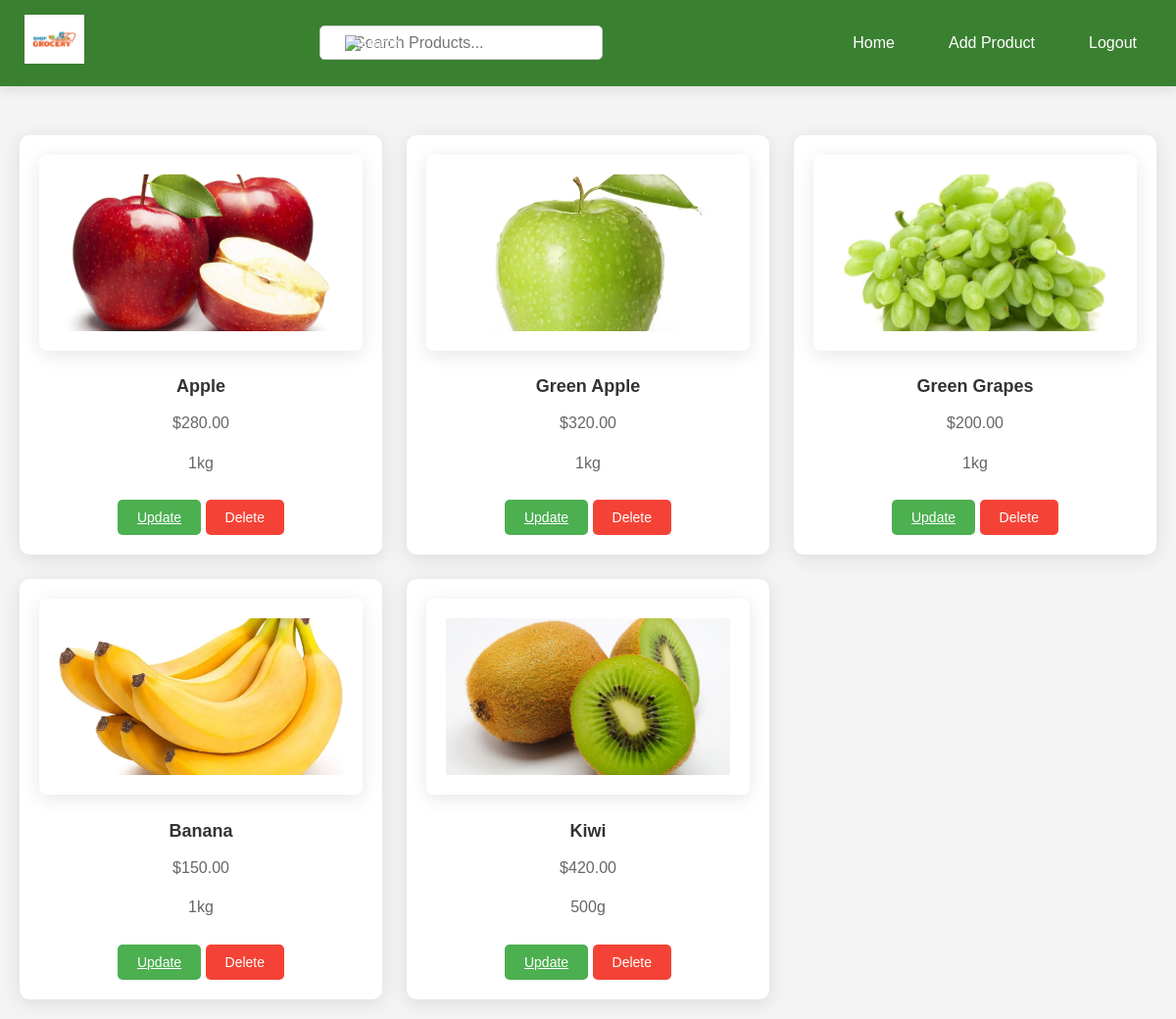
The page /productitems on the database as committed earlier.
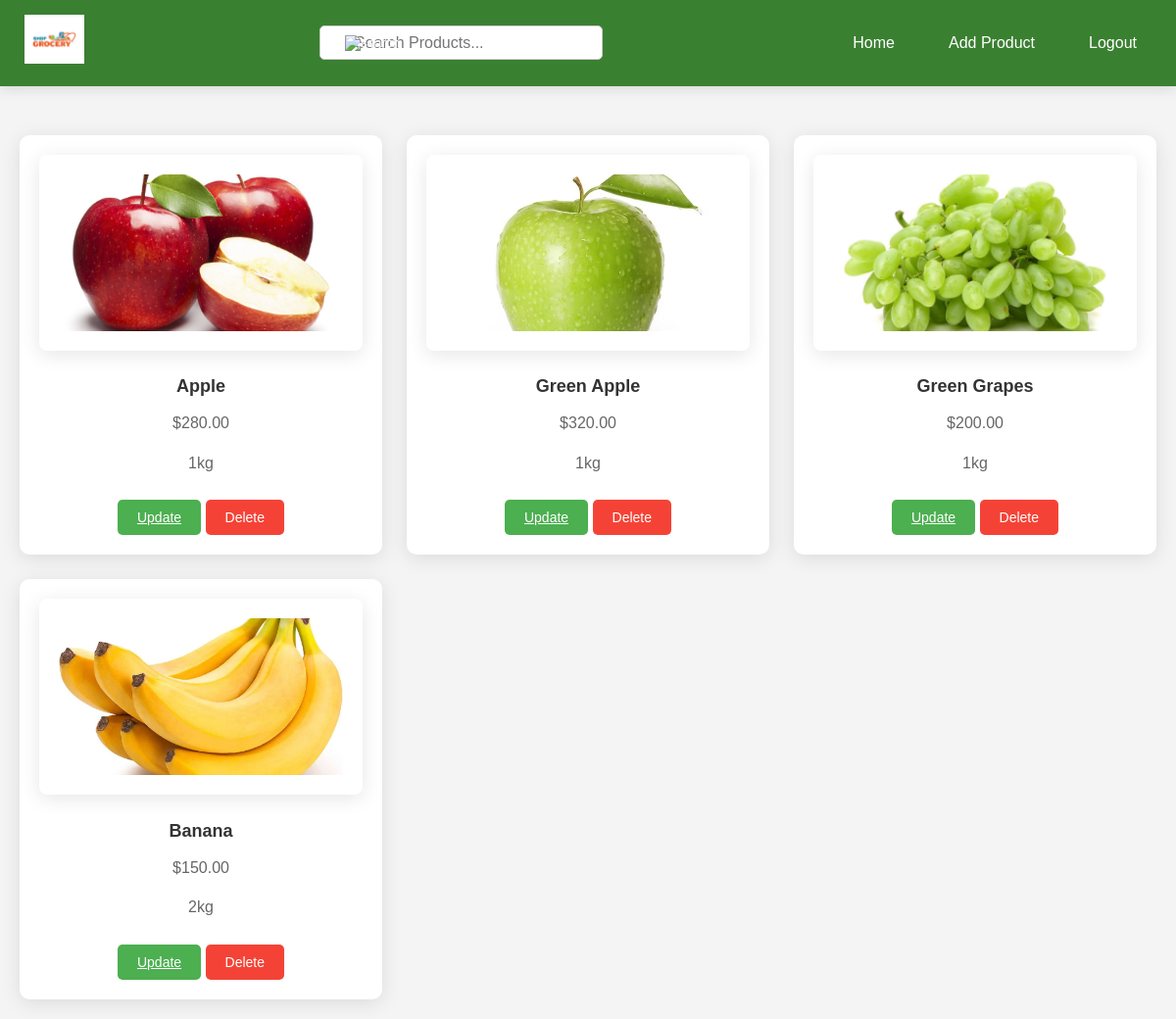
The same page on the database as committed later.
### APP/models.py (models this page shows, shortened)
class Product(models.Model):
    image = models.ImageField(upload_to='product_images/')
    name = models.CharField(max_length=200)
    des= models.TextField()
    price = models.DecimalField(max_digits=10, decimal_places=2)
    offerprice = models.DecimalField(max_digits=10, decimal_places=2, blank=True, null=True)

### APP/views.py (the view)
# urls.py: path('productitems', views.product_items, name='product_items'),
def product_items(request):
    products = Product.objects.all()
    return render(request, 'product_items.html',{'products':products})

### templates/product_items.html (shortened to what this page needs)
<!DOCTYPE html>
<html lang="en">
<head>
    {% load static %}
    <link rel="stylesheet" href="{% static 'css/product_items.css' %}">
</head>
<body>
    <div class="main">
        <nav>
            <a href="#"><img src="{% static 'image/image.png' %}" alt="Logo" height="100px"></a>
            <form action="#" method="get">
                <div class="search-container">
                    <input type="text" name="search" placeholder="Search Products..." class="search-input">
                    <button type="submit" class="search-button">
                        <img src="https://media.istockphoto.com/id/942243214/vector/search-icon.jpg?s=612x612&w=0&k=20&c=hlfzfYxoj7wyLKxwGf8AuU6RmVDguLVK58CdXiU3lgs=" alt="search" height="20px" width="20px">
                    </button>
                </div>
            </form>
            <div class="nav-links">
                <a href="../productitems">Home</a>
                <a href="../index">Add Product</a>
                <a href="../adminlogin">Logout</a>
            </div>
        </nav>
        <div class="products">
            {% for product in products %}
            <div class="product">
                <img src="{{ product.image.url }}" alt="{{ product.name }}" class="product">
                <h3>{{ product.name }}</h3>
                <p>${{ product.price }}</p>
                <p>{{ product.des }}</p>
                <div class="buttons">
                    <a href="{% url 'update_product' product.id %}" class="update">Update</a>
                    <form action="{% url 'delete_product' product.id %}" method="post" style="display:inline;">
                        <button type="submit" class="delete">Delete</button>
                    </form>
                </div>
            </div>
            {% endfor %}
        </div>
    </div>
</body>
</html>

Rows that differ between the two databases and show on the page:
removed Product: image (picture), name "Kiwi", price "420.00", des "500g"
changed Product "Banana": des "1kg" → "2kg"
